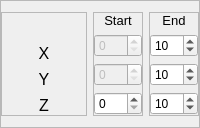
        <widget class="QFrame" name="frame_5">
         <property name="minimumSize">
          <size>
           <width>100</width>
           <height>100</height>
          </size>
         </property>
         <property name="frameShape">
          <enum>QFrame::StyledPanel</enum>
         </property>
         <property name="frameShadow">
          <enum>QFrame::Raised</enum>
         </property>
         <layout class="QHBoxLayout" name="horizontalLayout_7">
          <property name="leftMargin">
           <number>0</number>
          </property>
          <property name="rightMargin">
           <number>0</number>
          </property>
          <item>
           <widget class="QFrame" name="frame_18">
            <property name="minimumSize">
             <size>
              <width>0</width>
              <height>0</height>
             </size>
            </property>
            <property name="frameShape">
             <enum>QFrame::StyledPanel</enum>
            </property>
            <property name="frameShadow">
             <enum>QFrame::Raised</enum>
            </property>
            <layout class="QVBoxLayout" name="verticalLayout_9">
             <property name="leftMargin">
              <number>0</number>
             </property>
             <property name="topMargin">
              <number>0</number>
             </property>
             <property name="rightMargin">
              <number>0</number>
             </property>
             <property name="bottomMargin">
              <number>0</number>
             </property>
             <item>
              <widget class="QLabel" name="label_5">
               <property name="minimumSize">
                <size>
                 <width>0</width>
                 <height>0</height>
                </size>
               </property>
               <property name="maximumSize">
                <size>
                 <width>16777215</width>
                 <height>30</height>
                </size>
               </property>
               <property name="text">
                <string/>
               </property>
              </widget>
             </item>
             <item>
              <widget class="QLabel" name="label_6">
               <property name="maximumSize">
                <size>
                 <width>16777215</width>
                 <height>20</height>
                </size>
               </property>
               <property name="font">
                <font>
                 <pointsize>12</pointsize>
                </font>
               </property>
               <property name="text">
                <string>X</string>
               </property>
               <property name="alignment">
                <set>Qt::AlignCenter</set>
               </property>
              </widget>
             </item>
             <item>
              <widget class="QLabel" name="label_7">
               <property name="maximumSize">
                <size>
                 <width>16777215</width>
                 <height>20</height>
                </size>
               </property>
               <property name="font">
                <font>
                 <pointsize>12</pointsize>
                </font>
               </property>
               <property name="text">
                <string>Y</string>
               </property>
               <property name="alignment">
                <set>Qt::AlignCenter</set>
               </property>
              </widget>
             </item>
             <item>
              <widget class="QLabel" name="label_8">
               <property name="maximumSize">
                <size>
                 <width>16777215</width>
                 <height>20</height>
                </size>
               </property>
               <property name="font">
                <font>
                 <pointsize>12</pointsize>
                </font>
               </property>
               <property name="text">
                <string>Z</string>
               </property>
               <property name="alignment">
                <set>Qt::AlignCenter</set>
               </property>
              </widget>
             </item>
            </layout>
           </widget>
          </item>
          <item>
           <widget class="QFrame" name="frame_24">
            <property name="minimumSize">
             <size>
              <width>50</width>
              <height>50</height>
             </size>
            </property>
            <property name="maximumSize">
             <size>
              <width>50</width>
              <height>16777215</height>
             </size>
            </property>
            <property name="frameShape">
             <enum>QFrame::StyledPanel</enum>
            </property>
            <property name="frameShadow">
             <enum>QFrame::Raised</enum>
            </property>
            <layout class="QVBoxLayout" name="verticalLayout_10">
             <property name="leftMargin">
              <number>0</number>
             </property>
             <property name="topMargin">
              <number>0</number>
             </property>
             <property name="rightMargin">
              <number>0</number>
             </property>
             <property name="bottomMargin">
              <number>0</number>
             </property>
             <item>
              <widget class="QLabel" name="priority_lbl_12">
               <property name="maximumSize">
                <size>
                 <width>16777215</width>
                 <height>30</height>
                </size>
               </property>
               <property name="font">
                <font>
                 <pointsize>10</pointsize>
                </font>
               </property>
               <property name="text">
                <string>Start</string>
               </property>
               <property name="alignment">
                <set>Qt::AlignCenter</set>
               </property>
              </widget>
             </item>
             <item>
              <widget class="QSpinBox" name="yStartSpinbox">
               <property name="enabled">
                <bool>false</bool>
               </property>
               <property name="minimumSize">
                <size>
                 <width>40</width>
                 <height>0</height>
                </size>
               </property>
               <property name="maximumSize">
                <size>
                 <width>16777215</width>
                 <height>16777215</height>
                </size>
               </property>
               <property name="minimum">
                <number>0</number>
               </property>
               <property name="maximum">
                <number>10000</number>
               </property>
               <property name="value">
                <number>0</number>
               </property>
              </widget>
             </item>
             <item>
              <widget class="QSpinBox" name="xStartSpinbox">
               <property name="enabled">
                <bool>false</bool>
               </property>
               <property name="minimumSize">
                <size>
                 <width>40</width>
                 <height>0</height>
                </size>
               </property>
               <property name="maximumSize">
                <size>
                 <width>16777215</width>
                 <height>16777215</height>
                </size>
               </property>
               <property name="minimum">
                <number>0</number>
               </property>
               <property name="maximum">
                <number>10000</number>
               </property>
               <property name="value">
                <number>0</number>
               </property>
              </widget>
             </item>
             <item>
              <widget class="QSpinBox" name="zStartSpinbox">
               <property name="minimumSize">
                <size>
                 <width>40</width>
                 <height>0</height>
                </size>
               </property>
               <property name="maximumSize">
                <size>
                 <width>16777215</width>
                 <height>16777215</height>
                </size>
               </property>
               <property name="minimum">
                <number>0</number>
               </property>
               <property name="maximum">
                <number>10000</number>
               </property>
               <property name="value">
                <number>0</number>
               </property>
              </widget>
             </item>
            </layout>
           </widget>
          </item>
          <item>
           <widget class="QFrame" name="frame_25">
            <property name="minimumSize">
             <size>
              <width>50</width>
              <height>50</height>
             </size>
            </property>
            <property name="maximumSize">
             <size>
              <width>50</width>
              <height>16777215</height>
             </size>
            </property>
            <property name="frameShape">
             <enum>QFrame::StyledPanel</enum>
            </property>
            <property name="frameShadow">
             <enum>QFrame::Raised</enum>
            </property>
            <layout class="QVBoxLayout" name="verticalLayout_11">
             <property name="leftMargin">
              <number>0</number>
             </property>
             <property name="topMargin">
              <number>0</number>
             </property>
             <property name="rightMargin">
              <number>0</number>
             </property>
             <property name="bottomMargin">
              <number>0</number>
             </property>
             <item>
              <widget class="QLabel" name="priority_lbl_13">
               <property name="maximumSize">
                <size>
                 <width>16777215</width>
                 <height>30</height>
                </size>
               </property>
               <property name="font">
                <font>
                 <pointsize>10</pointsize>
                </font>
               </property>
               <property name="text">
                <string>End</string>
               </property>
               <property name="alignment">
                <set>Qt::AlignCenter</set>
               </property>
              </widget>
             </item>
             <item>
              <widget class="QSpinBox" name="yEndSpinbox">
               <property name="minimumSize">
                <size>
                 <width>40</width>
                 <height>0</height>
                </size>
               </property>
               <property name="maximumSize">
                <size>
                 <width>16777215</width>
                 <height>16777215</height>
                </size>
               </property>
               <property name="minimum">
                <number>0</number>
               </property>
               <property name="maximum">
                <number>100</number>
               </property>
               <property name="value">
                <number>10</number>
               </property>
              </widget>
             </item>
             <item>
              <widget class="QSpinBox" name="xEndSpinbox">
               <property name="minimumSize">
                <size>
                 <width>40</width>
                 <height>0</height>
                </size>
               </property>
               <property name="maximumSize">
                <size>
                 <width>16777215</width>
                 <height>16777215</height>
                </size>
               </property>
               <property name="minimum">
                <number>0</number>
               </property>
               <property name="maximum">
                <number>100</number>
               </property>
               <property name="value">
                <number>10</number>
               </property>
              </widget>
             </item>
             <item>
              <widget class="QSpinBox" name="zEndSpinbox">
               <property name="minimumSize">
                <size>
                 <width>40</width>
                 <height>0</height>
                </size>
               </property>
               <property name="maximumSize">
                <size>
                 <width>16777215</width>
                 <height>16777215</height>
                </size>
               </property>
               <property name="minimum">
                <number>0</number>
               </property>
               <property name="maximum">
                <number>100</number>
               </property>
               <property name="value">
                <number>10</number>
               </property>
              </widget>
             </item>
            </layout>
           </widget>
          </item>
         </layout>
        </widget>
